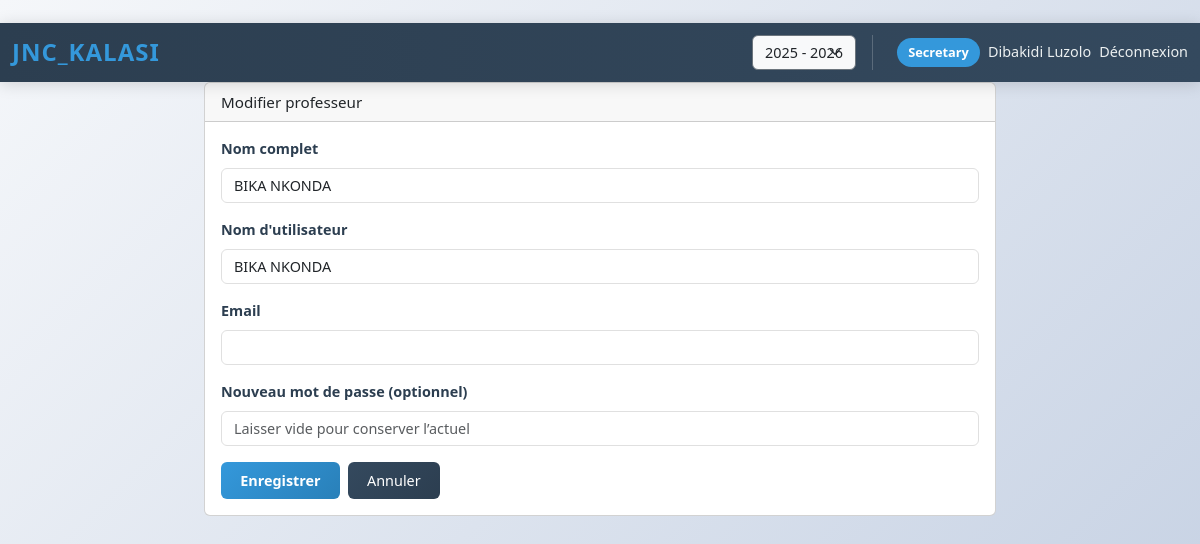
Screenshot of /admin/professors/4/edit (signed in) with the database file from the repository.
### models/__init__.py (models this page shows, shortened)
class User(UserMixin, db.Model):
    __tablename__ = 'users'
    id = db.Column(db.Integer, primary_key=True)
    school_id = db.Column(db.Integer, db.ForeignKey('schools.id'), nullable=True)  # Nullable pour super_admin
    username = db.Column(db.String(80), unique=True, nullable=False)
    password_hash = db.Column(db.String(255), nullable=False)
    role = db.Column(db.Enum('super_admin', 'school_admin', 'secretary', 'discipline', 'professor', name='role_enum'), nullable=False)
    full_name = db.Column(db.String(120), nullable=False)
    email = db.Column(db.String(120))
    created_at = db.Column(db.DateTime, server_default=db.func.now())
    is_active = db.Column(db.Boolean, nullable=False, default=True, server_default=db.text('1'))  # For blocking/unblocking
    last_login_at = db.Column(db.DateTime, nullable=True)
    last_login_ip = db.Column(db.String(45), nullable=True)  # IPv6 compatible
    login_failed_attempts = db.Column(db.Integer, default=0, nullable=False)
    last_failed_login_at = db.Column(db.DateTime, nullable=True)
    last_failed_login_ip = db.Column(db.String(45), nullable=True)
    password_reset_token = db.Column(db.String(100), nullable=True)
    password_reset_expires = db.Column(db.DateTime, nullable=True)
    must_change_password = db.Column(db.Boolean, default=False, nullable=False)
    school = db.relationship('School', back_populates='users')
    courses = db.relationship('Course', back_populates='professor', lazy='dynamic')
    attendance_records = db.relationship('AttendanceRecord', foreign_keys='AttendanceRecord.professor_id', back_populates='professor', lazy='dynamic')
    created_subscriptions = db.relationship('SchoolSubscription', foreign_keys='SchoolSubscription.created_by_user_id', back_populates='created_by_user', lazy='dynamic')
    validated_subscription_payments = db.relationship('SchoolSubscriptionPayment', foreign_keys='SchoolSubscriptionPayment.confirmed_by_user_id', back_populates='confirmed_by_user', lazy='dynamic')
    opened_support_tickets = db.relationship('RemoteSupportTicket', foreign_keys='RemoteSupportTicket.created_by_user_id', back_populates='created_by_user', lazy='dynamic')
    handled_support_tickets = db.relationship('RemoteSupportTicket', foreign_keys='RemoteSupportTicket.handled_by_user_id', back_populates='handled_by_user', lazy='dynamic')
    received_notifications = db.relationship('Notification', foreign_keys='Notification.recipient_id', back_populates='recipient', lazy='dynamic')
    sent_notifications = db.relationship('Notification', foreign_keys='Notification.actor_id', back_populates='actor', lazy='dynamic')
    def is_super_admin(self):
        return self.role == 'super_admin'

### routes/admin/misc.py (the view, shortened to what this page needs)
@admin_bp.route('/professors/<int:professor_id>/edit', methods=['GET', 'POST'])
@login_required
def edit_professor(professor_id, school_slug=None):
    school_id = get_school_id_for_admin_context() or current_user.school_id
    professor = User.query.filter_by(id=professor_id, school_id=school_id, role='professor').first_or_404()
    return render_template('admin/edit_professor.html', professor=professor)

### app.py (called while the page is built)
@login_manager.user_loader
def load_user(user_id):
    return db.session.get(User, int(user_id))

@app.before_request
def ensure_schema():
    if not app.config.get('SCHEMA_INITIALIZED', False):
        db.create_all()
        _ensure_school_columns()
        _ensure_bulletin_config_columns()
        _ensure_academic_year_columns()
        _ensure_attendance_columns()
        _ensure_user_roles()
        from models import AcademicYear
        if not AcademicYear.query.first():
            db.session.add(AcademicYear(name="2025 - 2026", is_active=True))
            db.session.commit()
        app.config['SCHEMA_INITIALIZED'] = True

@app.url_value_preprocessor
def pull_school_slug(endpoint, values):
    if not values:
        return
    school_slug = values.get('school_slug', None)  # Don't pop for school_home route
    if school_slug:
        school = School.query.filter_by(slug=school_slug).first()
        if not school:
            abort(404)
        sync_school_activation_with_subscription(school)
        db.session.commit()
        g.school = school
        g.school_slug = school_slug
    else:
        g.school = None
        g.school_slug = None

@app.url_defaults
def add_school_slug(endpoint, values):
    if 'school_slug' in values:
        return
    if not hasattr(g, 'school_slug') or not g.school_slug:
        return
    if endpoint.startswith(('admin.', 'professor.', 'secretary.')):
        values['school_slug'] = g.school_slug

@app.context_processor
def inject_academic_years():
    from models import AcademicYear
    from flask import session
    if 'academic_year' not in session:
        active = AcademicYear.query.filter_by(is_active=True).first()
        if active:
            session['academic_year'] = active.name
        else:
            latest = AcademicYear.query.order_by(AcademicYear.name.desc()).first()
            if latest:
                session['academic_year'] = latest.name
            else:
                session['academic_year'] = "2025 - 2026"
    all_years = [y.name for y in AcademicYear.query.order_by(AcademicYear.name.desc()).all()]
    if not all_years:
        all_years = ["2025 - 2026"]
    return {
        'current_academic_year': session.get('academic_year', '2025 - 2026'),
        'all_academic_years': all_years
    }

### templates/admin/edit_professor.html (shortened to what this page needs)
﻿{% extends 'base.html' %}
{% block content %}
<div class="row justify-content-center">
  <div class="col-md-8">
    <div class="card">
      <div class="card-header">Modifier professeur</div>
      <div class="card-body">
        <form method="post">
          <div class="mb-3">
            <label class="form-label">Nom complet</label>
            <input type="text" name="full_name" class="form-control" value="{{ professor.full_name }}" required>
          </div>
          <div class="mb-3">
            <label class="form-label">Nom d'utilisateur</label>
            <input type="text" name="username" class="form-control" value="{{ professor.username }}" required>
          </div>
          <div class="mb-3">
            <label class="form-label">Email</label>
            <input type="email" name="email" class="form-control" value="{{ professor.email or '' }}">
          </div>
          <div class="mb-3">
            <label class="form-label">Nouveau mot de passe (optionnel)</label>
            <input type="password" name="password" class="form-control" placeholder="Laisser vide pour conserver l’actuel">
          </div>
          <div class="d-flex gap-2">
            <button type="submit" class="btn btn-primary">Enregistrer</button>
            <a href="{{ url_for('admin.professors') }}" class="btn btn-secondary">Annuler</a>
          </div>
        </form>
      </div>
    </div>
  </div>
</div>
{% endblock %}

### templates/base.html (shortened to what this page needs)
<!doctype html>
<html lang="fr">
<head>
  <link href="https://cdn.jsdelivr.net/npm/bootstrap@5.3.2/dist/css/bootstrap.min.css" rel="stylesheet">
  <link href="{{ url_for('static', filename='css/styles.css') }}" rel="stylesheet">
</head>
<body>
<nav class="navbar navbar-expand-lg navbar-custom">
  <div class="container-fluid">
    {% set school_name = g.school.name if g.school else None %}
    <a class="navbar-brand navbar-brand-school" href="{{ url_for('index') if not current_user.is_authenticated else url_for('auth.redirect_by_role') }}" title="JNC_Kalasi">
      <span class="brand-main">JNC<span>_Kalasi</span></span>
    </a>
    <div class="collapse navbar-collapse" id="navbarNav">
      <ul class="navbar-nav ms-auto">
        {% if current_user.is_authenticated %}
        <li class="nav-item d-flex align-items-center me-3">
          <form method="POST" action="{{ url_for('set_academic_year') }}" class="d-flex align-items-center mb-0">
            <select name="academic_year" class="form-select form-select-sm bg-light text-dark border-secondary" onchange="this.form.submit()" style="width: auto;">
              {% for year in all_academic_years %}
              <option value="{{ year }}" {% if year == current_academic_year %}selected{% endif %}>{{ year }}</option>
              {% endfor %}
            </select>
          </form>
        </li>
        <li class="nav-item d-flex align-items-center nav-user-info">
          <span class="nav-user-badge">{{ current_user.role.replace('_', ' ').title() }}</span>
          <span class="nav-link">{{ current_user.full_name }}</span>
          <a class="nav-link" href="{{ url_for('auth.logout') }}">Déconnexion</a>
        </li>
        {% else %}
        <li class="nav-item">
          <a class="nav-link" href="{{ url_for('auth.login') }}">Connexion</a>
        </li>
        {% endif %}
      </ul>
    </div>
  </div>
</nav>
<div class="dashboard-container">
  {% block content %}{% endblock %}
</div>
</body>
</html>

### static/css/styles.css (style rules this page uses)
:root { --primary-color: #2c3e50; --secondary-color: #3498db; --accent-color: #e74c3c; --success-color: #27ae60; --warning-color: #f39c12; --light-bg: #ecf0f1; --card-shadow: 0 2px 8px rgba(0, 0, 0, 0.1); --transition: all 0.3s ease; }
* { margin: 0; padding: 0; box-sizing: border-box; }
body { font-family: 'Segoe UI', Tahoma, Geneva, Verdana, sans-serif; background: linear-gradient(135deg, #f5f7fa 0%, #c3cfe2 100%); min-height: 100vh; color: #2c3e50; line-height: 1.5; font-size: 0.95rem; margin: 0; padding: 0; }
.navbar-custom { background: linear-gradient(90deg, #2c3e50 0%, #34495e 100%); box-shadow: 0 2px 15px rgba(0, 0, 0, 0.15); padding: 0.4rem 0; position: sticky; top: 0; z-index: 1000; }
.navbar-custom .navbar-brand { font-size: 1.5rem; font-weight: 700; color: #fff !important; letter-spacing: 1px; text-transform: uppercase; margin-right: 0.5rem; }
.navbar-custom .navbar-brand span { color: #3498db; }
.navbar-custom .navbar-brand.navbar-brand-school { display: inline-flex; align-items: center; gap: 0.35rem; max-width: min(56vw, 780px); }
.navbar-custom .navbar-brand .brand-main { display: inline-block; flex-shrink: 0; }
.nav-user-info { display: flex; align-items: center; border-left: 1px solid rgba(255, 255, 255, 0.2); padding-left: 1.5rem; }
.nav-user-badge { background: #3498db; color: white; padding: 0.3rem 0.7rem; border-radius: 20px; font-size: 0.8rem; font-weight: 600; }
.navbar-custom .nav-link { color: #ecf0f1 !important; transition: var(--transition); margin-left: 0.5rem; padding: 0.3rem 0 !important; font-size: 0.9rem; }
.form-control, .form-select { border: 1px solid #e0e0e0; border-radius: 6px; padding: 0.5rem 0.75rem; font-size: 0.9rem; transition: var(--transition); line-height: 1.2; }
.form-label { font-weight: 600; color: #2c3e50; font-size: 0.9rem; margin-bottom: 0.5rem; }
.dashboard-container { padding: 0; margin: 0; }
.btn-primary { background: linear-gradient(135deg, #3498db 0%, #2980b9 100%); border: none; padding: 0.5rem 1.2rem; font-weight: 600; border-radius: 6px; transition: var(--transition); font-size: 0.9rem; }
.btn-secondary { background: linear-gradient(135deg, #34495e 0%, #2c3e50 100%); border: none; color: white; font-size: 0.9rem; padding: 0.5rem 1.2rem; }

### rows the page displays
User: role.replace "Secretary", full_name "Dibakidi Luzolo"
User: full_name "BIKA NKONDA", username "BIKA NKONDA"

### other values shown
form field academic_year "2025 - 2026"
